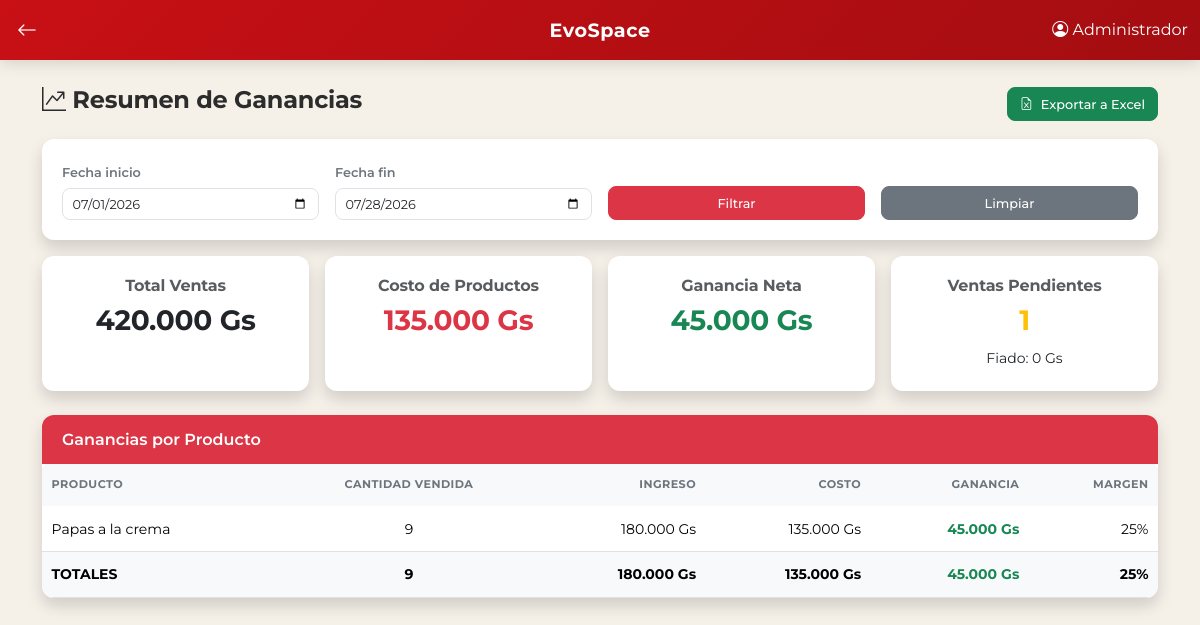
The app's page /secciones/cantina/resumen.php (signed in), older data.
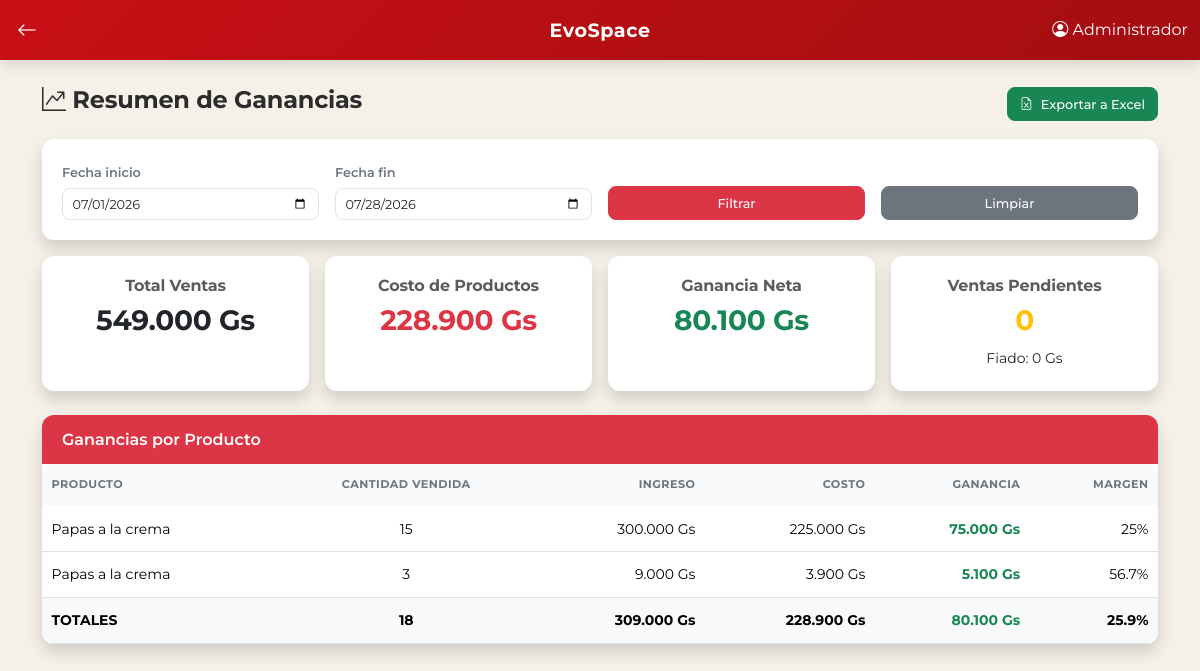
The same page, newer data.
### tables this page shows
CREATE TABLE `productos` (
  `id_producto` int(11) NOT NULL,
  `nombre` varchar(100) NOT NULL,
  `precio` decimal(10,2) NOT NULL,
  `activo` tinyint(1) DEFAULT 1,
  `fecha_creacion` timestamp NOT NULL DEFAULT current_timestamp(),
  `precio_compra` decimal(10,2) DEFAULT 0.00,
  `cantidad` int(11) NOT NULL DEFAULT 0,
  `id_proveedor` int(11) DEFAULT NULL
);

### secciones/cantina/funciones.php (called while the page is built, shortened)
<?php
function obtenerGanancias($pdo, $fecha_inicio = null, $fecha_fin = null) {
    $sql = "SELECT
                SUM(v.total) AS total_ventas,
                SUM(dv.cantidad * dv.precio_unitario) AS total_ingresos,
                SUM(dv.cantidad * p.precio_compra) AS total_costos,
                (SUM(dv.cantidad * dv.precio_unitario) - SUM(dv.cantidad * p.precio_compra)) AS ganancia_total
            FROM ventas v
            JOIN detalle_ventas dv ON v.id_venta = dv.id_venta
            JOIN productos p ON dv.id_producto = p.id_producto
            WHERE v.estado_pago = 'pagado'";
    $params = [];
    if ($fecha_inicio) {
        $sql .= " AND v.fecha >= ?";
        $params[] = $fecha_inicio;
    }
    if ($fecha_fin) {
        $sql .= " AND v.fecha <= ?";
        $params[] = $fecha_fin;
    }
    $stmt = $pdo->prepare($sql);
    $stmt->execute($params);
    return $stmt->fetch(PDO::FETCH_OBJ);
}
function obtenerGananciasPorProducto($pdo, $fecha_inicio = null, $fecha_fin = null) {
    $sql = "SELECT
                p.id_producto,
                p.nombre AS producto,
                SUM(dv.cantidad) AS total_vendido,
                SUM(dv.cantidad * dv.precio_unitario) AS ingreso,
                SUM(dv.cantidad * p.precio_compra) AS costo,
                (SUM(dv.cantidad * dv.precio_unitario) - SUM(dv.cantidad * p.precio_compra)) AS ganancia
            FROM ventas v
            JOIN detalle_ventas dv ON v.id_venta = dv.id_venta
            JOIN productos p ON dv.id_producto = p.id_producto
            WHERE v.estado_pago = 'pagado'";
    $params = [];
    if ($fecha_inicio) {
        $sql .= " AND v.fecha >= ?";
        $params[] = $fecha_inicio;
    }
    if ($fecha_fin) {
        $sql .= " AND v.fecha <= ?";
        $params[] = $fecha_fin;
    }
    $sql .= " GROUP BY p.id_producto ORDER BY ganancia DESC";
    $stmt = $pdo->prepare($sql);
    $stmt->execute($params);
    return $stmt->fetchAll(PDO::FETCH_OBJ);
}
?>

### secciones/cantina/resumen.php (the view, shortened to what the changed rows need)
<?php
require_once '../../config/db.php';
require_once 'funciones.php';
$fecha_inicio = $_GET['fecha_inicio'] ?? date('Y-m-01');
$fecha_fin = $_GET['fecha_fin'] ?? date('Y-m-d');
$ganancias = obtenerGanancias($pdo, $fecha_inicio, $fecha_fin);
$productos_ganancias = obtenerGananciasPorProducto($pdo, $fecha_inicio, $fecha_fin);
$total_pendientes = $pdo->query("SELECT COUNT(*) FROM ventas WHERE estado_pago = 'pendiente' AND fecha BETWEEN '$fecha_inicio' AND '$fecha_fin'")->fetchColumn();
$total_compras_fiado = $pdo->query("SELECT COALESCE(SUM(monto), 0) FROM compras_alumnos WHERE pagado = 0")->fetchColumn();
include '../../includes/header.php';
?>
<div class="container mt-3">
    <div class="row g-3 mb-4">
        <div class="col-md-3">
            <div class="card shadow h-100">
                <div class="card-body text-center">
                    <h6 class="text-muted">Total Ventas</h6>
                    <h3 class="fw-bold"><?= number_format($ganancias->total_ventas ?? 0, 0, ',', '.') ?> Gs</h3>
                </div>
            </div>
        </div>
        <div class="col-md-3">
            <div class="card shadow h-100">
                <div class="card-body text-center">
                    <h6 class="text-muted">Costo de Productos</h6>
                    <h3 class="fw-bold text-danger"><?= number_format($ganancias->total_costos ?? 0, 0, ',', '.') ?> Gs</h3>
                </div>
            </div>
        </div>
        <div class="col-md-3">
            <div class="card shadow h-100">
                <div class="card-body text-center">
                    <h6 class="text-muted">Ganancia Neta</h6>
                    <h3 class="fw-bold text-success"><?= number_format($ganancias->ganancia_total ?? 0, 0, ',', '.') ?> Gs</h3>
                </div>
            </div>
        </div>
        <div class="col-md-3">
            <div class="card shadow h-100">
                <div class="card-body text-center">
                    <h6 class="text-muted">Ventas Pendientes</h6>
                    <h3 class="fw-bold text-warning"><?= $total_pendientes ?></h3>
                    <small>Fiado: <?= number_format($total_compras_fiado, 0, ',', '.') ?> Gs</small>
                </div>
            </div>
        </div>
    </div>
    <div class="card shadow">
        <div class="card-body p-0">
            <div class="table-responsive">
                <table class="table table-hover table-sm mb-0">
                    <thead class="table-light">
                        <tr>
                            <th>Producto</th>
                            <th class="text-center">Cantidad Vendida</th>
                            <th class="text-end">Ingreso</th>
                            <th class="text-end">Costo</th>
                            <th class="text-end">Ganancia</th>
                            <th class="text-end">Margen</th>
                        </tr>
                    </thead>
                    <tbody>
                        <?php if (empty($productos_ganancias)): ?>
                            <tr><td colspan="6" class="text-center">No hay datos para el período seleccionado.</td></tr>
                        <?php else: ?>
                            <?php foreach ($productos_ganancias as $p):
                                $margen = $p->ingreso > 0 ? round(($p->ganancia / $p->ingreso) * 100, 1) : 0;
                            ?>
                                <tr>
                                    <td><?= htmlspecialchars($p->producto) ?></td>
                                    <td class="text-center"><?= $p->total_vendido ?></td>
                                    <td class="text-end"><?= number_format($p->ingreso, 0, ',', '.') ?> Gs</td>
                                    <td class="text-end"><?= number_format($p->costo, 0, ',', '.') ?> Gs</td>
                                    <td class="text-end fw-bold <?= $p->ganancia > 0 ? 'text-success' : 'text-danger' ?>"><?= number_format($p->ganancia, 0, ',', '.') ?> Gs</td>
                                    <td class="text-end"><?= $margen ?>%</td>
                                </tr>
                            <?php endforeach; ?>
                        <?php endif; ?>
                    </tbody>
                    <?php if (!empty($productos_ganancias)):
                        $totalCant = array_sum(array_column($productos_ganancias, 'total_vendido'));
                        $totalIngreso = array_sum(array_column($productos_ganancias, 'ingreso'));
                        $totalCosto = array_sum(array_column($productos_ganancias, 'costo'));
                        $totalGanancia = array_sum(array_column($productos_ganancias, 'ganancia'));
                        $margenTotal = $totalIngreso > 0 ? round(($totalGanancia / $totalIngreso) * 100, 1) : 0;
                    ?>
                        <tfoot class="table-light fw-bold">
                            <tr>
                                <td>TOTALES</td>
                                <td class="text-center"><?= $totalCant ?></td>
                                <td class="text-end"><?= number_format($totalIngreso, 0, ',', '.') ?> Gs</td>
                                <td class="text-end"><?= number_format($totalCosto, 0, ',', '.') ?> Gs</td>
                                <td class="text-end text-success"><?= number_format($totalGanancia, 0, ',', '.') ?> Gs</td>
                                <td class="text-end"><?= $margenTotal ?>%</td>
                            </tr>
                        </tfoot>
                    <?php endif; ?>
                </table>
            </div>
        </div>
    </div>
</div>
<?php include '../../includes/footer.php'; ?>

Row changes from the older to the newer data that the page shows:
changed productos (number 1 of 2 on the later page): total_vendido "9" → "15"; ingreso "180.000" → "300.000"; costo "135.000" → "225.000"; ganancia "45.000" → "75.000"
added productos: nombre "Papas a la crema", total_vendido "3", ingreso "9.000", costo "3.900", ganancia "5.100", margen "56.7"
Text that changed along with them:
$ganancias->total_ventas: "420.000" → "549.000"
$ganancias->total_costos: "135.000" → "228.900"
$ganancias->ganancia_total: "45.000" → "80.100"
$total_pendientes: "1" → "0"
$totalCant: "9" → "18"
$totalIngreso: "180.000" → "309.000"
$totalCosto: "135.000" → "228.900"
$totalGanancia: "45.000" → "80.100"
$margenTotal: "25" → "25.9"
